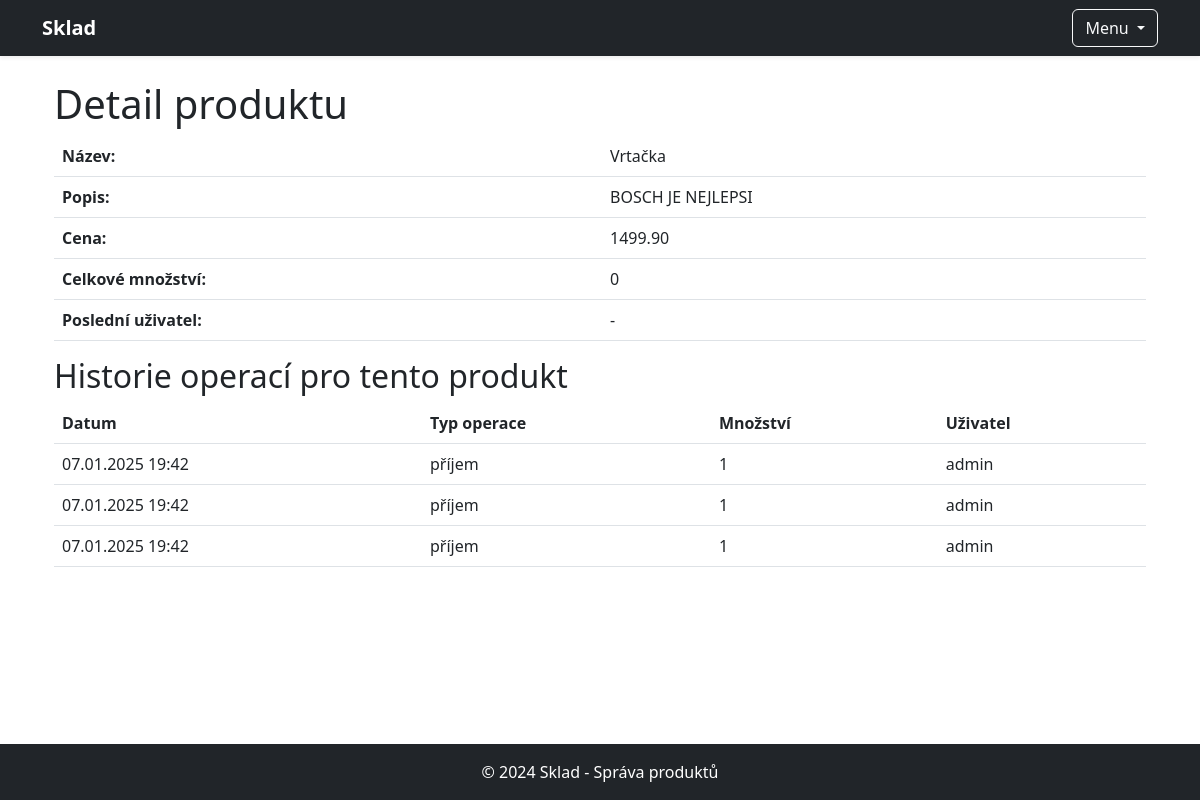
/produkt/39/, run on an earlier commit of the app's database.
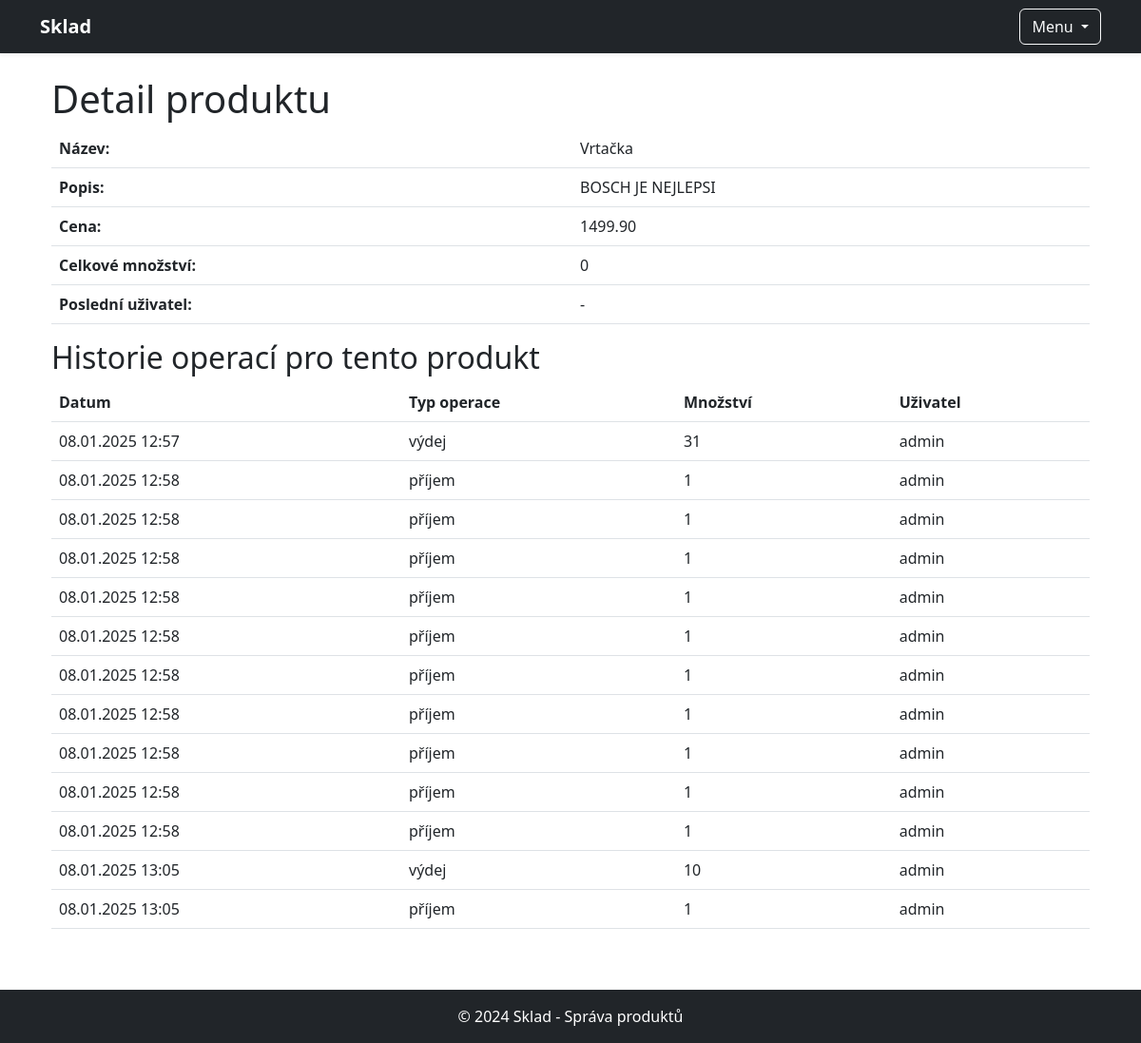
And on a later commit of the database.
### sklad/models.py (models this page shows, shortened)
class HistorieOperaci(models.Model):
    produkt = models.ForeignKey(Produkt, on_delete=models.SET_NULL, null=True, blank=True)
    produkt_nazev = models.CharField(max_length=200, blank=True, null=True)
    uzivatel = models.ForeignKey(User, on_delete=models.CASCADE)
    datum = models.DateTimeField(auto_now_add=True)
    typ_operace = models.CharField(max_length=10, choices=[('příjem', 'Příjem'), ('výdej', 'Výdej')])
    mnozstvi = models.PositiveIntegerField()

### sklad/views.py (the view)
# urls.py: path('produkt/<int:id>/', views.detail_produktu, name='detail_produktu'),
def detail_produktu(request, id):
    produkt = get_object_or_404(Produkt, pk=id)
    return render(request, 'sklad/detail.html', {'produkt': produkt})

### sklad/templates/sklad/detail.html
{% extends 'sklad/base.html' %}
{% block content %}
<div class="container">
    <h1>Detail produktu</h1>
    <table class="table">
        <tr>
            <th>Název:</th>
            <td>{{ produkt.nazev }}</td>
        </tr>
        <tr>
            <th>Popis:</th>
            <td>{{ produkt.popis|default:"-" }}</td>
        </tr>
        <tr>
            <th>Cena:</th>
            <td>{{ produkt.cena }}</td>
        </tr>
        <tr>
            <th>Celkové množství:</th>
            <td>{{ produkt.celkem_mnozstvi|default:0 }}</td>
        </tr>
        <tr>
            <th>Poslední uživatel:</th>
            <td>{{ produkt.posledni_uzivatel|default:"-" }}</td>
        </tr>
    </table>
    <h2>Historie operací pro tento produkt</h2>
    {% if produkt.historieoperaci_set.all %}
        <table class="table">
            <thead>
                <tr>
                    <th>Datum</th>
                    <th>Typ operace</th>
                    <th>Množství</th>
                    <th>Uživatel</th>
                </tr>
            </thead>
            <tbody>
                {% for operace in produkt.historieoperaci_set.all %}
                    <tr>
                        <td>{{ operace.datum|date:"d.m.Y H:i" }}</td>
                        <td>{{ operace.typ_operace }}</td>
                        <td>{{ operace.mnozstvi }}</td>
                        <td>{{ operace.uzivatel.username }}</td>
                    </tr>
                {% endfor %}
            </tbody>
        </table>
    {% else %}
        <p>Pro tento produkt zatím nejsou žádné operace.</p>
    {% endif %}
</div>
{% endblock %}

What changed in the data, as far as the page shows it:
removed HistorieOperaci: datum "07.01.2025 19:42", typ_operace "příjem", mnozstvi "1", uzivatel.username "admin"
removed HistorieOperaci: datum "07.01.2025 19:42", typ_operace "příjem", mnozstvi "1", uzivatel.username "admin"
removed HistorieOperaci: datum "07.01.2025 19:42", typ_operace "příjem", mnozstvi "1", uzivatel.username "admin"
added HistorieOperaci: datum "08.01.2025 12:57", typ_operace "výdej", mnozstvi "31", uzivatel.username "admin"
added HistorieOperaci: datum "08.01.2025 12:58", typ_operace "příjem", mnozstvi "1", uzivatel.username "admin"
added HistorieOperaci: datum "08.01.2025 12:58", typ_operace "příjem", mnozstvi "1", uzivatel.username "admin"
added HistorieOperaci: datum "08.01.2025 12:58", typ_operace "příjem", mnozstvi "1", uzivatel.username "admin"
added HistorieOperaci: datum "08.01.2025 12:58", typ_operace "příjem", mnozstvi "1", uzivatel.username "admin"
added HistorieOperaci: datum "08.01.2025 12:58", typ_operace "příjem", mnozstvi "1", uzivatel.username "admin"
added HistorieOperaci: datum "08.01.2025 12:58", typ_operace "příjem", mnozstvi "1", uzivatel.username "admin"
added HistorieOperaci: datum "08.01.2025 12:58", typ_operace "příjem", mnozstvi "1", uzivatel.username "admin"
added HistorieOperaci: datum "08.01.2025 12:58", typ_operace "příjem", mnozstvi "1", uzivatel.username "admin"
added HistorieOperaci: datum "08.01.2025 12:58", typ_operace "příjem", mnozstvi "1", uzivatel.username "admin"
added HistorieOperaci: datum "08.01.2025 12:58", typ_operace "příjem", mnozstvi "1", uzivatel.username "admin"
added HistorieOperaci: datum "08.01.2025 13:05", typ_operace "výdej", mnozstvi "10", uzivatel.username "admin"
added HistorieOperaci: datum "08.01.2025 13:05", typ_operace "příjem", mnozstvi "1", uzivatel.username "admin"
